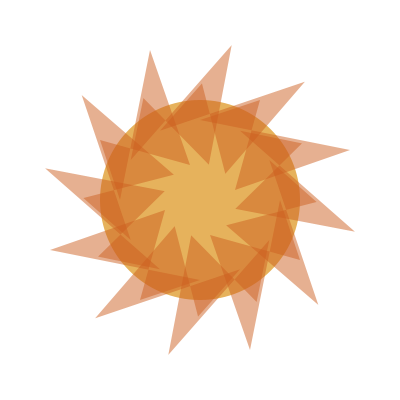
Frame 1 (no input)
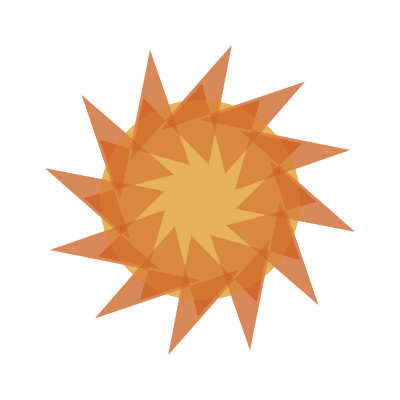
Frame 2 (the mouse pressed at the canvas centre, redrawn once)

The Processing sketch that drew these frames (run headless with seeded random() and noise(); the mouse was pressed at the canvas centre and the sketch redrawn once):

// Processing sketch: processing_84791
// ── processing_84791.pde

void setup()
{
  size(400,400);
  background(255);
}

void draw()
{
  noStroke();
  fill(230,178,92);
  ellipse(200,200,200,200);
  
  fill(204,94,30,125);
  translate(width/2, height/2);
for (int i=0;i<360;i+=30){
rotate(radians(30));
quad(50, 150, 10, 35, 100, 60, 80, 0);}
  
  noLoop();
}
